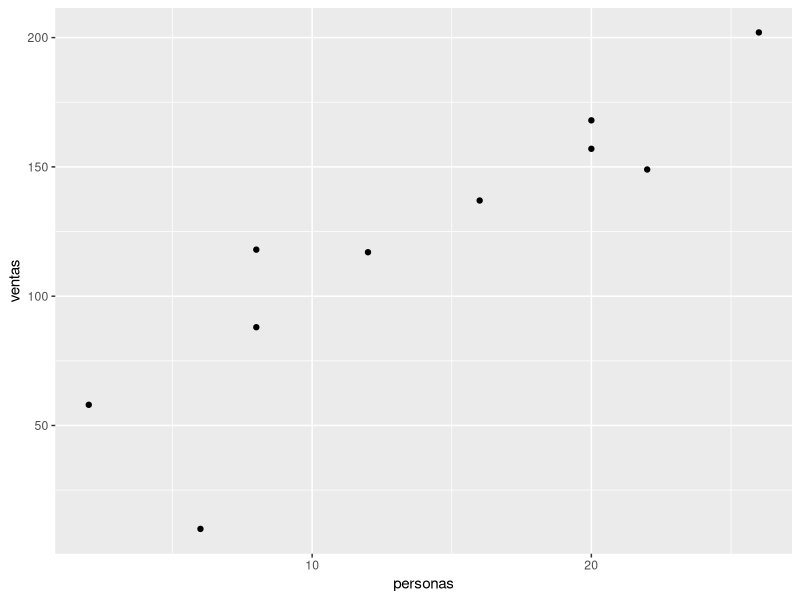

The R source for this figure: (Note: this script raises an error after producing the figure.)
#Regresion lineal ejemplo 1 en clase

"Una cadena de Pizzerías toma una muestra de diez de sus 
sucursales para tratar de encontrar un modelo matemático 
que le permita predecir sus ventas y obtuvo los siguientes datos: 
la población de personas en miles fue de 2, 6, 8, 8, 12, 16, 20, 20, 22, 26; 
y las ventas trimestrales en miles de pesos fue de: 58, 105, 88, 118, 117, 137, 157, 168, 149, 202. 
Realice una regresión para estimar las ventas de dos sucursales que tienen 14,000 y 30,000 personas 
como potenciales clientes respectivamen"
library(ggplot2)
library(modeest)

main <- function (){
  personas <- c(2, 6, 8, 8, 12, 16, 20, 20, 22, 26)
  ventas <- c(58, 10, 88, 118, 117, 137, 157, 168, 149, 202)
  
  graf1 <- ggplot(data = NULL, aes(personas,ventas)) + geom_point()
  
  #Producto de x*y 
  xy <- numeric()
  i <- 1 
  while (i <= length(personas) && i <= length(ventas)){
    xY <- personas[i] * ventas[i]
    xy <- c(xy,xY)
    i = i + 1
  }
  
  #Obtencion de x^2
  i <- 1 
  x2 <- numeric ()
  while (i <= length(personas)){
    cuad <- personas[i] * personas[i]
    x2 <- c(x2, cuad)
    i = i + 1
  }
  
  #promedio de X y Y
  promx <- mean(personas)
  promy <- mean(ventas)
  
  #coeficiente de relacion
  #coe_rela <- sum(xy)/ (sum(personas)*sum(ventas))
  coe_rela <- ((sum(personas)-promx)*(sum(ventas)-promy))/sqrt(((sum(personas)-promx)**2)*((sum(ventas)-promy)**2))
  #Calculo de desviaciones estandar
  sx <- sd(personas)
  sy <- sd(ventas)
  
  #DataFrame
  da <- data.frame("Personas" = personas,
                   "Ventas" = ventas,
                   "x*y" = xy,
                   "x^2" = x2)
  #Obtencion de la formula 
  b <- (coe_rela *sy) / sx
  a = promy -(b*promx)
  
  y = a+(b*ventas)
  #Grafica la linea de regresion lineal
  graf1 + geom_smooth(mapping = aes(60.04+(4.98*ventas)))
}

#Regresion lineal 2

"Un gerente de ventas reunió los datos siguientes relacionados con las ventas 
anuales en miles de pesos y los años de experiencia de diez vendedores. 
Estime las ventas anuales para un vendedor con 7 años de experiencia"

Ejercicio2 <- function(){
  vendedor <- c(1,2,3,4,5,6,7,8,9,10)
  años_exp <- c(1,3,4,4,6,8,10,10,11,13) #x
  ventas_anuales <- c(80,97,92,102,103,111,119,123,117,136) #y
  #DataFrame
  data <- data.frame("Vendedor" = vendedor,
                     "Años de Experiencia" = años_exp,
                     "Ventas Anuales" = ventas_anuales)
  
  #Graficar lo obtenido
  f <- ggplot2::ggplot(data, aes(años_exp, ventas_anuales))
  p <- f + ggplot2::geom_point()
  
  #Producto de x*y
  i <- 1 
  xy <- integer()
  while (i <= length(años_exp)){
    xY <- años_exp[i] * ventas_anuales[i]
    xy <- c(xy, xY)
    i = i + 1
  }
  
  #X2
  x2 <- numeric()
  i <- 1 
  while (i <= length(años_exp)){
    x <- años_exp[i] * años_exp[i]
    x2 <- c(x2,x)
    i = i + 1
  }
  
  #Obtener y^2
  y2 <- numeric ()
  i <- 1 
  while (i <= length(ventas_anuales)){
    y <- ventas_anuales[i] * ventas_anuales[i]
    y2 <- c(y2,y)
    i = i + 1
  }
  
  #Promedio de x y 
  promx <- mean(años_exp)
  promy <- mean(ventas_anuales)
  
  #DEsviacion estandar
  desx <- sd(años_exp)
  desy <- sd(ventas_anuales)
  
  #se calcula el coeficiente de correlacion
  coefi_corre <- ((sum(años_exp)-promx)*(sum(ventas_anuales)-promy))/sqrt(((sum(años_exp)-promx)**2)*((sum(ventas_anuales)-promy)**2))
  
  #Calculo de b y a
  b = coefi_corre * desy / desx
  a = promy - (b*promx)
}

personas <- c(2, 6, 8, 8, 12, 16, 20, 20, 22, 26)
ventas <- c(58, 10, 88, 118, 117, 137, 157, 168, 149, 202)
mPv <- data.frame (personas,ventas)

graf = ggplot2::ggplot(mPv, aes(x=personas, y = ventas)) 
graf + geom_point()

modelo1 <- lm(ventas ~ personas, data = mPv)

summary(modelo1)

grafica + geom_point() + geom_smooth(method ="lm", color = "Red")

install.packages("psych")

pairs.panels(mPv, method = "perason")
